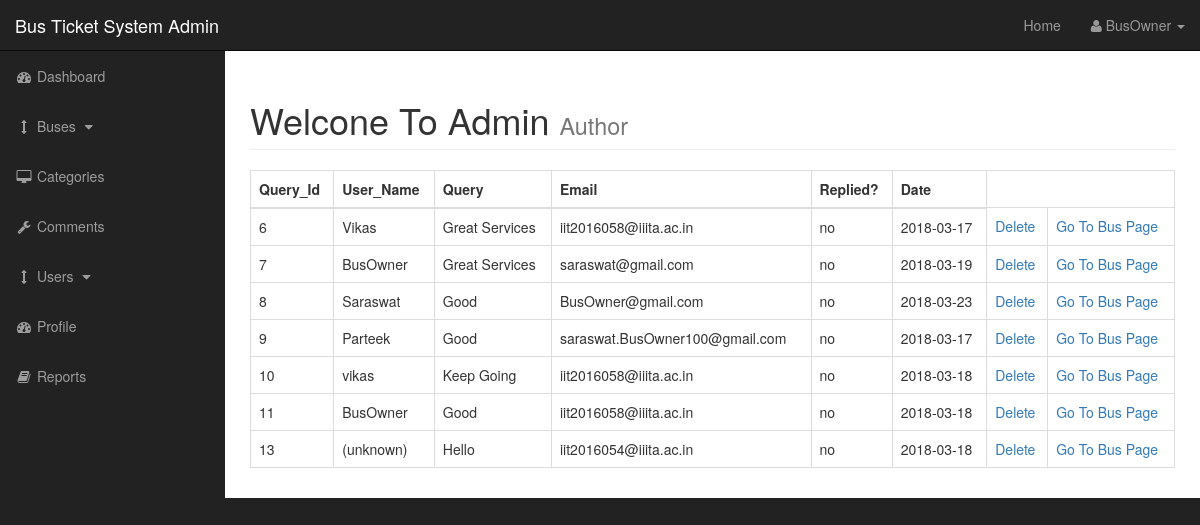
Screenshot of /admin/query.php (signed in) with the database file from the repository.
### tables this page shows
CREATE TABLE `query` (
  `query_id` int(3) NOT NULL,
  `query_bus_id` int(3) NOT NULL,
  `query_user` varchar(255) NOT NULL,
  `query_email` varchar(255) NOT NULL,
  `query_date` date NOT NULL,
  `query_content` text NOT NULL,
  `query_replied` varchar(255) NOT NULL
);

### admin/query.php (the view, shortened to what this page needs)
<?php include"includes/admin_header.php"; ?>
    <div id="wrapper">
        <?php include"includes/admin_navigation.php"; ?>
        <div id="page-wrapper">
            <div class="container-fluid">
                <div class="row">
                    <div class="col-lg-12">
                        <h1 class="page-header">
                            Welcone To Admin
                            <small>Author</small>
                        </h1>
                        <?php
                        if (isset($_GET['source'])) {
                            $source = $_GET['source'];
                        }
                        else {
                            $source = "";
                        }
                        switch ($source) {
                            default: ?>
                                <table class="table table-bordered table-hover">
                                <thead>
                                    <tr>
                                        <th>Query_Id</th>
                                        <th>User_Name</th>
                                        <th>Query</th>
                                        <th>Email</th>
                                        <th>Replied?</th>
                                        <th>Date</th>
                                    </tr>
                                </thead>
                                <tbody>
                                    <?php
                                        $query = "SELECT *  FROM  query";
                                        $select_posts = mysqli_query($connection,$query);
                                        while($row = mysqli_fetch_assoc($select_posts)) {
                                            $query_id = $row['query_id'];
                                            $query_bus_id = $row['query_bus_id'];
                                            $query_user = $row['query_user'];
                                            $query_email = $row['query_email'];
                                            $query_date = $row['query_date'];
                                            $query_content = $row['query_content'];
                                            $query_replied = $row['query_replied'];
                                     ?>
                                    <tr>
                                        <td><?php echo $query_id ?></td>
                                        <td><?php echo $query_user ?></td>
                                        <td><?php echo $query_content ?></td>
                                        <td><?php echo $query_email ?></td>
                                        <td><?php echo $query_replied ?></td>
                                        <td><?php echo $query_date ?></td>
                                        <?php echo "<td><a href='query.php?delete=$query_id'>Delete</a></td>"; ?>
                                        <?php echo "<td><a href='../bus_info.php?bus_id=$query_bus_id'>Go To Bus Page</a></td>"; ?>
                                    </tr>
                                    <?php } ?>
                                </tbody>
                                </table><?php
                                break;
                        }
                        ?>
                    </div>
                </div>
            </div>
        </div>
<?php include"includes/admin_footer.php"; ?>

### admin/css/sb-admin.css (style rules this page uses)
body { margin-top: 100px; background-color: #222; }
@media (min-width:768px) { body { margin-top: 50px; } }
#wrapper { padding-left: 0; }
#page-wrapper { width: 100%; padding: 0; background-color: #fff; }
@media (min-width:768px) { #wrapper { padding-left: 225px; } }
@media (min-width:768px) { #page-wrapper { padding: 10px; } }

### rows the page displays
query: query_id "6", query_user "Vikas", query_content "Great Services", query_email "iit2016058@iiita.ac.in", query_replied "no", query_date "2018-03-17"
query: query_id "7", query_user "BusOwner", query_content "Great Services", query_email "saraswat@gmail.com", query_replied "no", query_date "2018-03-19"
query: query_id "8", query_user "Saraswat", query_content "Good", query_email "BusOwner@gmail.com", query_replied "no", query_date "2018-03-23"
query: query_id "9", query_user "Parteek", query_content "Good", query_email "saraswat.BusOwner100@gmail.com", query_replied "no", query_date "2018-03-17"
query: query_id "10", query_user "vikas", query_content "Keep Going", query_email "iit2016058@iiita.ac.in", query_replied "no", query_date "2018-03-18"
query: query_id "11", query_user "BusOwner", query_content "Good", query_email "iit2016058@iiita.ac.in", query_replied "no", query_date "2018-03-18"
query: query_id "13", query_user "(unknown)", query_content "Hello", query_email "iit2016054@iiita.ac.in", query_replied "no", query_date "2018-03-18"

### other values shown
$_SESSION['s_username'] "BusOwner"
